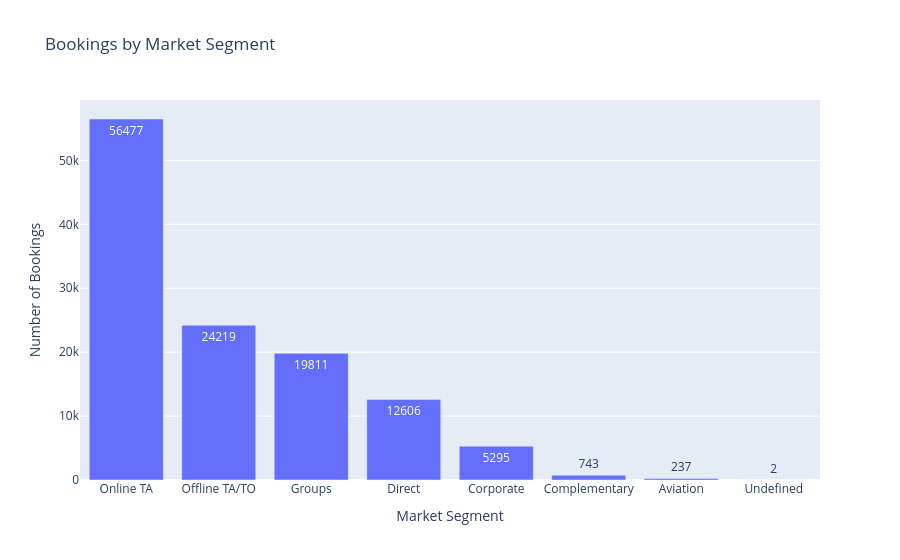

Notebook code for this chart:
### Markdown cell above
### Business Insight

- Most bookings have ADR values between 50 and 150.
- The distribution is positively skewed, with a small number of premium-priced bookings.
- ADR values above 250 are rare.
- The dataset contains a small number of anomalous ADR values, including negative and extremely high values.
- Outlier treatment will be performed before model development.

### Code cell
## CUSTOMER SEGMENT BREAKDOWN

segment_bookings = (
    df["market_segment"]
    .value_counts()
    .reset_index()
)

segment_bookings.columns = ["market_segment", "bookings"]

fig = px.bar(
    segment_bookings,
    x="market_segment",
    y="bookings",
    title="Bookings by Market Segment",
    text="bookings"
)

fig.update_layout(
    xaxis_title="Market Segment",
    yaxis_title="Number of Bookings"
)

fig.show()

### Figure 1 — Plotly figure (JSON) as saved in the notebook; plotly's stock layout.template omitted (floating-point values rounded to 4 significant figures)
{"data": [{"hovertemplate": "market_segment=%{x}<br>bookings=%{text}<extra></extra>", "legendgroup": "", "marker": {"color": "#636efa", "pattern": {"shape": ""}}, "name": "", "orientation": "v", "showlegend": false, "text": [56480.0, 24220.0, 19810.0, 12610.0, 5295.0, 743.0, 237.0, 2.0], "textposition": "auto", "type": "bar", "x": ["Online TA", "Offline TA/TO", "Groups", "Direct", "Corporate", "Complementary", "Aviation", "Undefined"], "xaxis": "x", "y": [56477, 24219, 19811, 12606, 5295, 743, 237, 2], "yaxis": "y"}], "layout": {"barmode": "relative", "legend": {"tracegroupgap": 0}, "title": {"text": "Bookings by Market Segment"}, "xaxis": {"anchor": "y", "domain": [0, 1], "title": {"text": "Market Segment"}}, "yaxis": {"anchor": "x", "domain": [0, 1], "title": {"text": "Number of Bookings"}}}}
